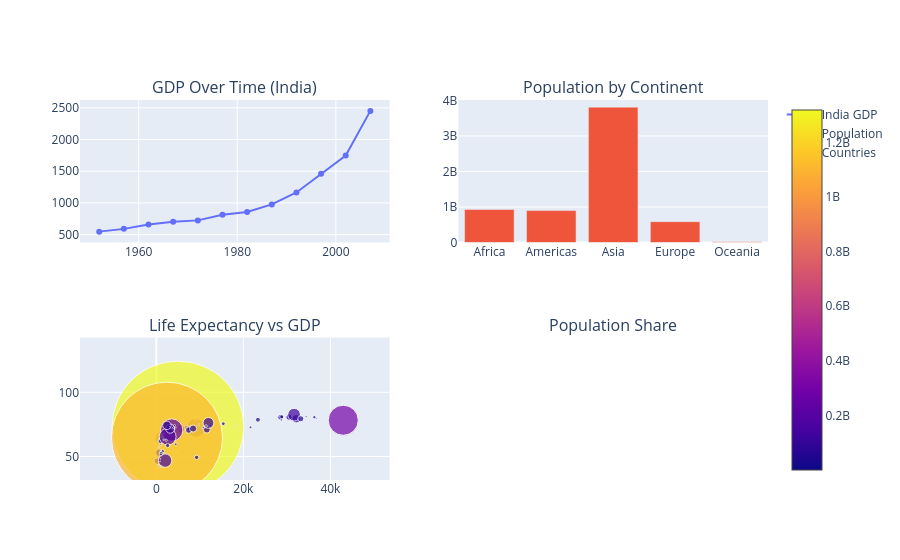

Notebook code cell kept with this figure:
### Code cell
# 3. Scatter Plot (Bubble)
fig.add_trace(
    go.Scatter(
        x=df_2007['gdpPercap'],
        y=df_2007['lifeExp'],
        mode='markers',
        marker=dict(
            size=df_2007['pop'] / 1e7,
            color=df_2007['pop'],
            showscale=True
        ),
        text=df_2007['country'],
        name='Countries'
    ),
    row=2, col=1
)

### Figure 1 — Plotly figure (JSON) as saved in the notebook; plotly's stock layout.template omitted (floating-point values rounded to 4 significant figures; data arrays with more than 128 entries replaced by an {"elided": "..."} marker saying what was removed)
{"data": [{"mode": "lines+markers", "name": "India GDP", "type": "scatter", "x": [1952, 1957, 1962, 1967, 1972, 1977, 1982, 1987, 1992, 1997, 2002, 2007], "xaxis": "x", "y": [546.6, 590.1, 658.3, 700.8, 724.0, 813.3, 855.7, 976.5, 1164.0, 1459.0, 1747.0, 2452.0], "yaxis": "y"}, {"name": "Population", "type": "bar", "x": ["Africa", "Americas", "Asia", "Europe", "Oceania"], "xaxis": "x2", "y": [929539692, 898871184, 3811953827, 586098529, 24549947], "yaxis": "y2"}, {"marker": {"color": {"elided": "142 int values"}, "showscale": true, "size": {"elided": "142 float values"}}, "mode": "markers", "name": "Countries", "text": {"elided": "142 str values"}, "type": "scatter", "x": {"elided": "142 float values"}, "xaxis": "x3", "y": {"elided": "142 float values"}, "yaxis": "y3"}], "layout": {"annotations": [{"font": {"size": 16}, "showarrow": false, "text": "GDP Over Time (India)", "x": 0.225, "xanchor": "center", "xref": "paper", "y": 1, "yanchor": "bottom", "yref": "paper"}, {"font": {"size": 16}, "showarrow": false, "text": "Population by Continent", "x": 0.775, "xanchor": "center", "xref": "paper", "y": 1, "yanchor": "bottom", "yref": "paper"}, {"font": {"size": 16}, "showarrow": false, "text": "Life Expectancy vs GDP", "x": 0.225, "xanchor": "center", "xref": "paper", "y": 0.375, "yanchor": "bottom", "yref": "paper"}, {"font": {"size": 16}, "showarrow": false, "text": "Population Share", "x": 0.775, "xanchor": "center", "xref": "paper", "y": 0.375, "yanchor": "bottom", "yref": "paper"}], "autosize": true, "xaxis": {"anchor": "y", "autorange": true, "domain": [0, 0.45], "range": [1948.0, 2011.0], "type": "linear"}, "xaxis2": {"anchor": "y2", "autorange": true, "domain": [0.55, 1], "range": [-0.5, 4.5], "type": "category"}, "xaxis3": {"anchor": "y3", "autorange": true, "domain": [0, 0.45], "range": [-38240.0, 56470.0], "type": "linear"}, "yaxis": {"anchor": "x", "autorange": true, "domain": [0.625, 1], "range": [291.6, 2707.0], "type": "linear"}, "yaxis2": {"anchor": "x2", "autorange": true, "domain": [0.625, 1], "range": [0, 4013000000.0], "type": "linear"}, "yaxis3": {"anchor": "x3", "autorange": true, "domain": [0, 0.375], "range": [33.29, 100.3], "type": "linear"}}}
